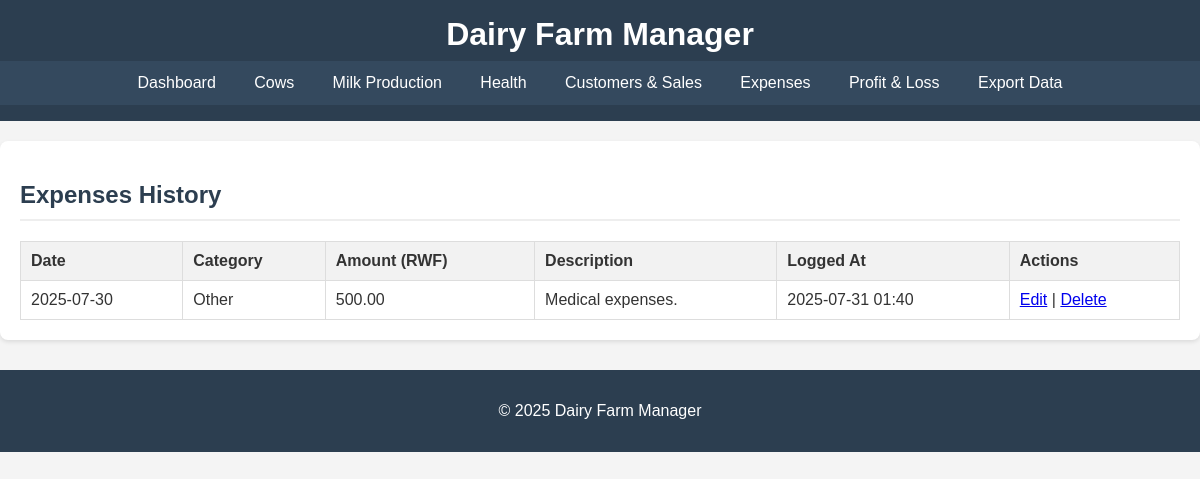
/expenses, run on the app's committed database.
### models.py (models this page shows, shortened)
class Expense(db.Model):
    id = db.Column(db.Integer, primary_key=True)
    date = db.Column(db.Date, nullable=False, default=date.today)
    category = db.Column(db.String(100), nullable=False) # e.g., 'Feed', 'Veterinary', 'Labor'
    amount = db.Column(db.Float, nullable=False)
    description = db.Column(db.Text)
    timestamp = db.Column(db.DateTime, default=datetime.utcnow)

### app.py (the view)
@app.route('/expenses')
def view_expenses():
    expenses = Expense.query.order_by(Expense.date.desc(), Expense.timestamp.desc()).all()
    return render_template('view_expenses.html', expenses=expenses)

### app.py (called while the page is built)
@app.context_processor
def inject_common_variables(): # Renamed from inject_today for clarity, but old name works too
    return {
        'today': date.today(),
        'now': datetime.now # <--- ADD THIS LINE
    }

### templates/view_expenses.html (shortened to what this page needs)
{% extends 'base.html' %}
{% block content %}
<h2>Expenses History</h2>
{% if expenses %}
    <table>
        <thead>
            <tr>
                <th>Date</th>
                <th>Category</th>
                <th>Amount (RWF)</th>
                <th>Description</th>
                <th>Logged At</th>
                <th>Actions</th>
            </tr>
        </thead>
        <tbody>
            {% for expense in expenses %}
            <tr>
                <td>{{ expense.date.strftime('%Y-%m-%d') }}</td>
                <td>{{ expense.category }}</td>
                <td>{{ "%.2f"|format(expense.amount) }}</td>
                <td>{{ expense.description if expense.description else 'N/A' }}</td>
                <td>{{ expense.timestamp.strftime('%Y-%m-%d %H:%M') }}</td>
                <td>
                    <a href="#">Edit</a> | <a href="#">Delete</a>
                </td>
            </tr>
            {% endfor %}
        </tbody>
    </table>
{% else %}
    <p>No expense records found. <a href="{{ url_for('record_expense') }}">Record an expense now</a>.</p>
{% endif %}
{% endblock %}

### static/css/style.css (style rules this page uses)
body { font-family: Arial, sans-serif; margin: 0; padding: 0; background-color: #f4f4f4; color: #333; }
h2, h3 { color: #2c3e50; border-bottom: 2px solid #eee; padding-bottom: 10px; margin-bottom: 20px; }
table { width: 100%; border-collapse: collapse; margin-top: 20px; }
table th, table td { border: 1px solid #ddd; padding: 10px; text-align: left; }
table th { background-color: #f2f2f2; font-weight: bold; }

### data on the page
Expense: date "2025-07-30", category "Other", amount "500.00", description "Medical expenses.", timestamp "2025-07-31 01:40"
